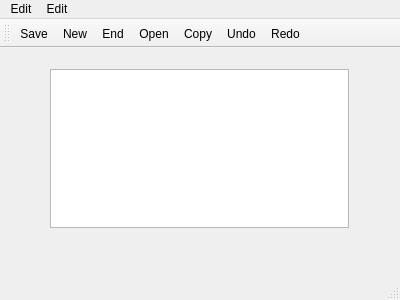
<?xml version="1.0" encoding="UTF-8"?>
<ui version="4.0">
 <class>MainWindow</class>
 <widget class="QMainWindow" name="MainWindow">
  <property name="geometry">
   <rect>
    <x>0</x>
    <y>0</y>
    <width>400</width>
    <height>300</height>
   </rect>
  </property>
  <property name="windowTitle">
   <string>MainWindow</string>
  </property>
  <widget class="QWidget" name="centralWidget">
   <widget class="QWidget" name="verticalLayoutWidget">
    <property name="geometry">
     <rect>
      <x>39</x>
      <y>10</y>
      <width>321</width>
      <height>181</height>
     </rect>
    </property>
    <layout class="QVBoxLayout" name="verticalLayout">
     <item>
      <widget class="QTextEdit" name="textEdit"/>
     </item>
    </layout>
   </widget>
  </widget>
  <widget class="QMenuBar" name="menuBar">
   <property name="geometry">
    <rect>
     <x>0</x>
     <y>0</y>
     <width>400</width>
     <height>22</height>
    </rect>
   </property>
   <widget class="QMenu" name="menuEdit">
    <property name="title">
     <string>Edit</string>
    </property>
    <addaction name="actionNew"/>
    <addaction name="actionOpen"/>
    <addaction name="actionSave"/>
    <addaction name="actionEnd"/>
   </widget>
   <widget class="QMenu" name="menuEdit_2">
    <property name="title">
     <string>Edit</string>
    </property>
    <addaction name="actionCopy"/>
    <addaction name="actionPaste"/>
    <addaction name="actionUndo"/>
    <addaction name="actionRedo"/>
   </widget>
   <addaction name="menuEdit"/>
   <addaction name="menuEdit_2"/>
  </widget>
  <widget class="QToolBar" name="mainToolBar">
   <attribute name="toolBarArea">
    <enum>TopToolBarArea</enum>
   </attribute>
   <attribute name="toolBarBreak">
    <bool>false</bool>
   </attribute>
   <addaction name="actionSave"/>
   <addaction name="actionNew"/>
   <addaction name="actionEnd"/>
   <addaction name="actionOpen"/>
   <addaction name="actionCopy"/>
   <addaction name="actionUndo"/>
   <addaction name="actionRedo"/>
  </widget>
  <widget class="QStatusBar" name="statusBar"/>
  <action name="actionNew">
   <property name="icon">
    <iconset resource="res.qrc">
     <normaloff>:/new/prefix1/new.png</normaloff>:/new/prefix1/new.png</iconset>
   </property>
   <property name="text">
    <string>New</string>
   </property>
  </action>
  <action name="actionOpen">
   <property name="icon">
    <iconset resource="res.qrc">
     <normaloff>:/new/prefix1/open.png</normaloff>:/new/prefix1/open.png</iconset>
   </property>
   <property name="text">
    <string>Open</string>
   </property>
  </action>
  <action name="actionSave">
   <property name="icon">
    <iconset resource="res.qrc">
     <normaloff>:/new/prefix1/save.png</normaloff>:/new/prefix1/save.png</iconset>
   </property>
   <property name="text">
    <string>Save</string>
   </property>
  </action>
  <action name="actionEnd">
   <property name="icon">
    <iconset>
     <normalon>:/new/prefix1/exit.png</normalon>
    </iconset>
   </property>
   <property name="text">
    <string>End</string>
   </property>
  </action>
  <action name="actionCopy">
   <property name="icon">
    <iconset resource="res.qrc">
     <normaloff>:/new/prefix1/copy.png</normaloff>:/new/prefix1/copy.png</iconset>
   </property>
   <property name="text">
    <string>Copy</string>
   </property>
  </action>
  <action name="actionPaste">
   <property name="icon">
    <iconset resource="res.qrc">
     <normaloff>:/new/prefix1/paste.png</normaloff>:/new/prefix1/paste.png</iconset>
   </property>
   <property name="text">
    <string>Paste</string>
   </property>
  </action>
  <action name="actionUndo">
   <property name="icon">
    <iconset resource="res.qrc">
     <normaloff>:/new/prefix1/undo.png</normaloff>:/new/prefix1/undo.png</iconset>
   </property>
   <property name="text">
    <string>Undo</string>
   </property>
  </action>
  <action name="actionRedo">
   <property name="icon">
    <iconset resource="res.qrc">
     <normaloff>:/new/prefix1/redo.png</normaloff>:/new/prefix1/redo.png</iconset>
   </property>
   <property name="text">
    <string>Redo</string>
   </property>
  </action>
 </widget>
 <layoutdefault spacing="6" margin="11"/>
 <resources>
  <include location="res.qrc"/>
 </resources>
 <connections/>
</ui>
